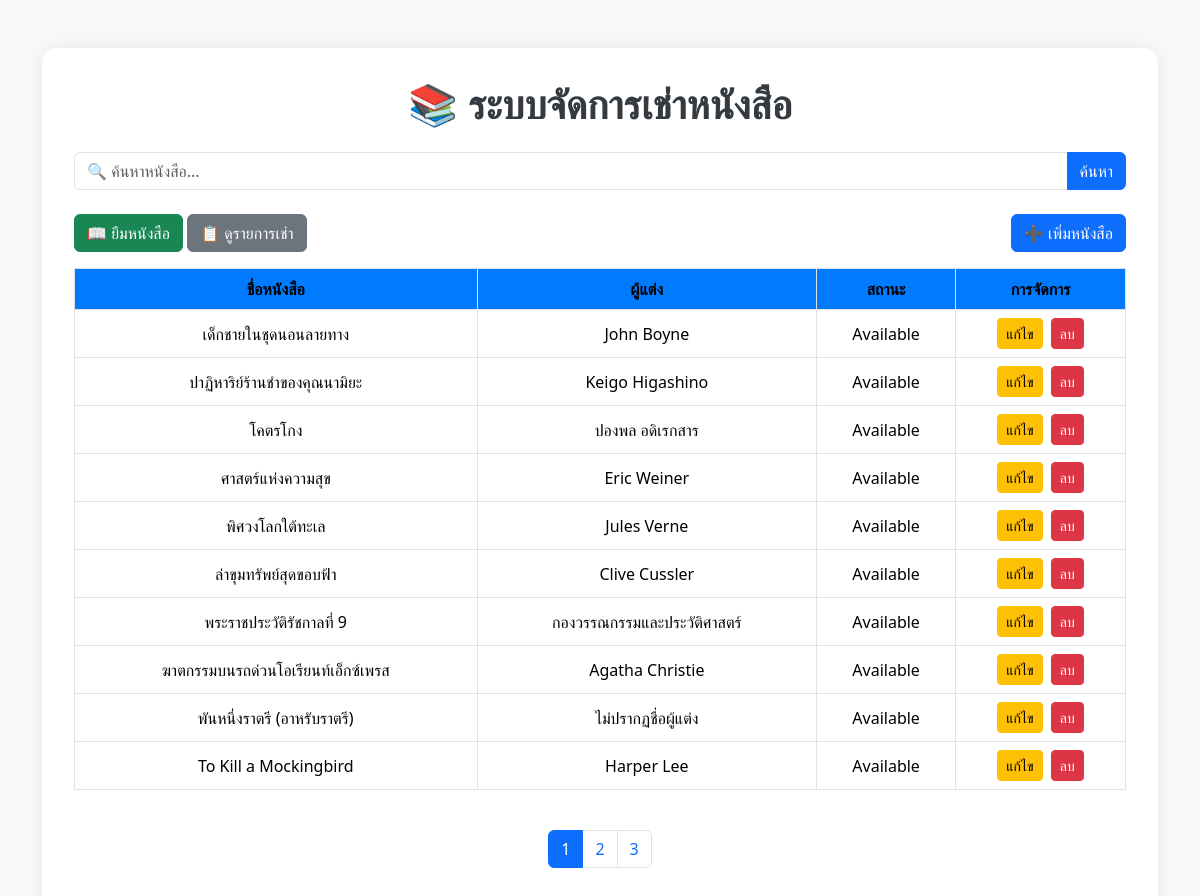
The page / on the database its author committed.
### rental/models.py (models this page shows, shortened)
class Book(models.Model):
    STATUS_CHOICES = [
        ('available', 'Available'),
        ('rented', 'Rented'),
        ('damaged', 'Damaged'),
        ('lost', 'Lost'),
    ]
    title = models.CharField(max_length=255)
    author = models.CharField(max_length=255)
    category = models.CharField(max_length=100)
    status = models.CharField(max_length=20, choices=STATUS_CHOICES, default='available')

### rental/views.py (the view)
# urls.py: path('', views.book_list, name='book_list'),
def book_list(request):
    form = SearchForm(request.GET)
    books = Book.objects.all()
    if form.is_valid():
        query = form.cleaned_data.get('query')
        if query:
            books = books.filter(title__icontains=query)
    paginator = Paginator(books, 10)
    page = request.GET.get('page')
    books_page = paginator.get_page(page)
    context = {
        'books': books_page,
        'form': form
    }
    return render(request, 'rental/book_list.html', context)

### rental/forms.py
class SearchForm(forms.Form):
    query = forms.CharField(label='ค้นหาหนังสือ', max_length=100, required=False)

### rental/templates/rental/book_list.html (shortened to what this page needs)
<!DOCTYPE html>
<html lang="th">
<head>
  <link href="https://cdn.jsdelivr.net/npm/bootstrap@5.3.3/dist/css/bootstrap.min.css" rel="stylesheet">
</head>
<body>
  <div class="container mt-5">
    <div class="main-container">
      <div class="text-center mb-4">
        <h1>📚 ระบบจัดการเช่าหนังสือ</h1>
      </div>
      <form method="get" class="mb-4">
        <div class="input-group">
          <input type="text" name="query" class="form-control" placeholder="🔍 ค้นหาหนังสือ..." value="{{ request.GET.query }}">
          <button class="btn btn-primary" type="submit">ค้นหา</button>
        </div>
      </form>
      <div class="mb-3 d-flex flex-wrap gap-2">
        <div>
          <a href="{% url 'rent_book' %}" class="btn btn-success">📖 ยืมหนังสือ</a>
          <a href="{% url 'rental_list' %}" class="btn btn-secondary">📋 ดูรายการเช่า</a>
        </div>
        <div class="ms-auto">
          <a href="{% url 'add_book' %}" class="btn btn-primary">➕ เพิ่มหนังสือ</a>
        </div>
      </div>
      <div class="table-responsive">
        <table class="table table-bordered text-center align-middle">
          <thead>
            <tr>
              <th>ชื่อหนังสือ</th>
              <th>ผู้แต่ง</th>
              <th>สถานะ</th>
              <th>การจัดการ</th>
            </tr>
          </thead>
          <tbody>
            {% for book in books %}
              <tr>
                <td>{{ book.title }}</td>
                <td>{{ book.author }}</td>
                <td>{{ book.get_status_display }}</td>
                <td>
                  <a href="{% url 'edit_book' book.id %}" class="btn btn-sm btn-warning me-1">แก้ไข</a>
                  <a href="{% url 'delete_book' book.id %}" class="btn btn-sm btn-danger" onclick="return confirm('คุณแน่ใจหรือไม่ว่าต้องการลบหนังสือนี้?');">ลบ</a>
                </td>
              </tr>
            {% empty %}
              <tr>
                <td colspan="4" class="text-muted">ไม่พบหนังสือที่ตรงกับคำค้นหาของคุณ</td>
              </tr>
            {% endfor %}
          </tbody>
        </table>
      </div>
      <nav aria-label="Page navigation">
        <ul class="pagination justify-content-center mt-4">
          {% for num in books.paginator.page_range %}
            <li class="page-item {% if books.number == num %}active{% endif %}">
              <a class="page-link" href="?page={{ num }}{% if request.GET.query %}&query={{ request.GET.query }}{% endif %}">{{ num }}</a>
            </li>
          {% endfor %}
        </ul>
      </nav>
    </div>
  </div>
</body>
</html>

### rental/templates/rental/book_list.html (style rules this page uses)
body { background-color: #f8f9fa; font-family: 'Segoe UI', Tahoma, Geneva, Verdana, sans-serif; }
.main-container { background: white; border-radius: 1rem; padding: 2rem; box-shadow: 0 0 20px rgba(0, 0, 0, 0.08); }
h1 { font-weight: bold; color: #343a40; }
table th { background-color: #007bff !important; color: white; }
.table td { vertical-align: middle; }

### rows shown on the page
Book: title "เด็กชายในชุดนอนลายทาง", author "John Boyne", status "Available"
Book: title "ปาฏิหาริย์ร้านชำของคุณนามิยะ", author "Keigo Higashino", status "Available"
Book: title "โคตรโกง", author "ปองพล อดิเรกสาร", status "Available"
Book: title "ศาสตร์แห่งความสุข", author "Eric Weiner", status "Available"
Book: title "พิศวงโลกใต้ทะเล", author "Jules Verne", status "Available"
Book: title "ล่าขุมทรัพย์สุดขอบฟ้า", author "Clive Cussler", status "Available"
Book: title "พระราชประวัติรัชกาลที่ 9", author "กองวรรณกรรมและประวัติศาสตร์", status "Available"
Book: title "ฆาตกรรมบนรถด่วนโอเรียนท์เอ็กซ์เพรส", author "Agatha Christie", status "Available"
Book: title "พันหนึ่งราตรี (อาหรับราตรี)", author "ไม่ปรากฏชื่อผู้แต่ง", status "Available"
Book: title "To Kill a Mockingbird", author "Harper Lee", status "Available"

### other values the page prints
{{ num }} "1" "2" "3"
